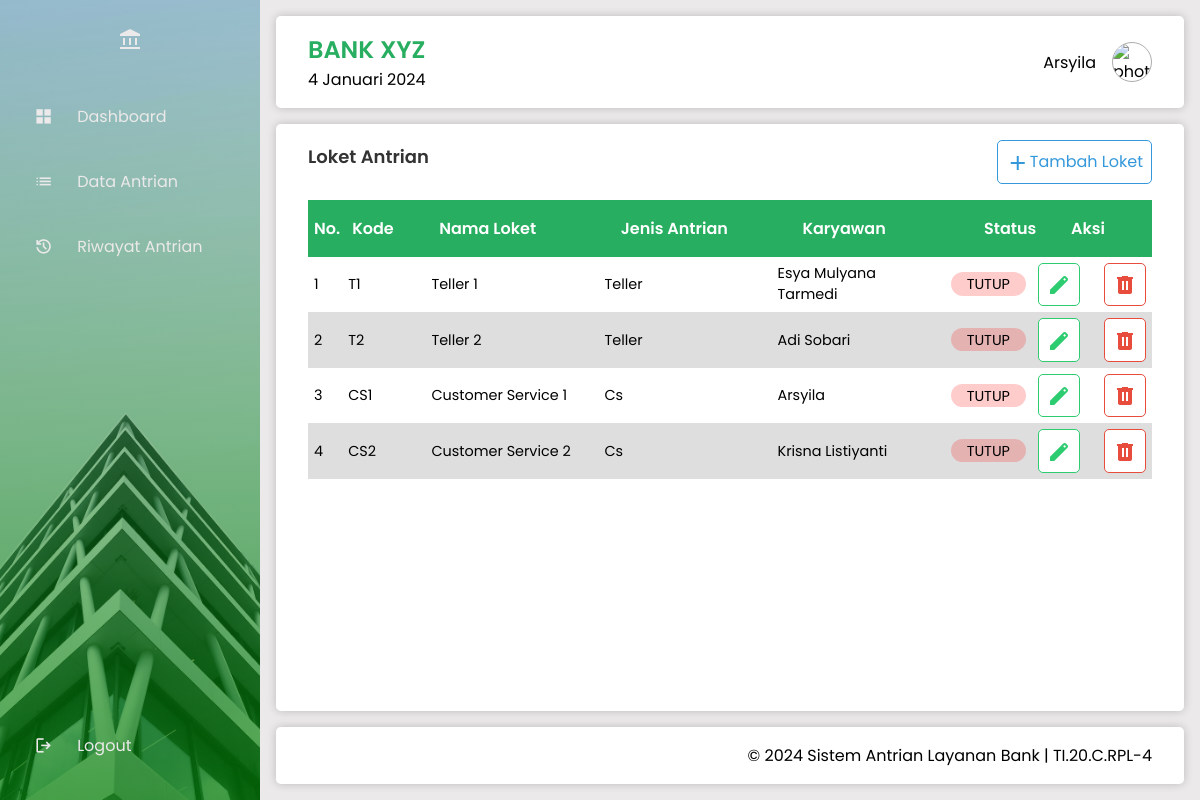
Screenshot of /loket_antrian/index.php (signed in) with the database file from the repository.
### tables this page shows
CREATE TABLE `loket` (
  `id_loket` int NOT NULL AUTO_INCREMENT,
  `kode_loket` varchar(20) NOT NULL,
  `nama_loket` varchar(60) NOT NULL,
  `status_loket` enum('aktif','tutup') NOT NULL DEFAULT 'tutup',
  `id_karyawan` int DEFAULT NULL,
  PRIMARY KEY (`id_loket`),
  KEY `id_karyawan` (`id_karyawan`),
  CONSTRAINT `loket_ibfk_1` FOREIGN KEY (`id_karyawan`) REFERENCES `karyawan` (`id_karyawan`)
);

CREATE TABLE `karyawan` (
  `id_karyawan` int NOT NULL AUTO_INCREMENT,
  `nik` varchar(16) NOT NULL,
  `nama` varchar(60) NOT NULL,
  `bagian` enum('teller','cs') NOT NULL,
  `no_hp` varchar(13) NOT NULL,
  `password` varchar(60) NOT NULL,
  `foto` varchar(120) NOT NULL,
  `role` varchar(8) NOT NULL DEFAULT 'karyawan',
  PRIMARY KEY (`id_karyawan`)
);

### _config.php (called while the page is built, shortened)
<?php
function getStatusClass($status_antrian) {
    switch (strtolower($status_antrian)) {
        case 'tutup':
            return 'status-batal';
    }
}
?>

### loket_antrian/index.php (the view)
<?php
include '../header.php';
?>
    <main>
        <section class="data-section">
            <div class="data-info">
                <h2 class="data-title">Loket Antrian</h2>
                <button class="btn" onclick="window.location.href='add.php'"><span class="material-symbols-outlined">add</span>Tambah Loket</button>
            </div>
            <div class="data-table">
                <table>
                    <thead>
                        <tr class="flex-row">
                            <th class="first-th">No.</th>
                            <th class="fix-th">Kode</th>
                            <th>Nama Loket</th>
                            <th>Jenis Antrian</th>
                            <th>Karyawan</th>
                            <th class="fix-th">Status</th>
                            <th class="last-th">Aksi</th>
                        </tr>
                    </thead>
                    <tbody>
                    <?php
                    $no = 1;
                    $result = mysqli_query($conn, "SELECT * FROM loket INNER JOIN karyawan ON loket.id_karyawan = karyawan.id_karyawan") or die(mysqli_error($conn));
                    if (mysqli_num_rows($result) > 0) {
                        while ($data = mysqli_fetch_assoc(($result))) { ?>
                        <tr class="flex-row">
                            <td class="first-th"><?= $no++ ?></td>
                            <td class="fix-td"><?= strtoupper($data['kode_loket']) ?></td>
                            <td><?= ucwords($data['nama_loket']) ?></td>
                            <td><?= ucwords($data['bagian']) ?></td>
                            <td><?= ucwords($data['nama']) ?></td>
                            <td class="fix-td">
                                <span class="<?= getStatusClass($data['status_loket']) ?>"><?= strtoupper($data['status_loket']) ?></span>
                            </td>
                            <td class="last-td">
                                <div class="btn-group">
                                    <a href="edit.php?id=<?= $data['id_loket'] ?>" class="success-btn"><span class="material-symbols-outlined">edit</span></a>
                                    <a href="del.php?id=<?= $data['id_loket'] ?>" onclick="return confirm('Yakin akan menghapus data?')" class="secondary-btn" role="button" aria-label="Hapus data"><span class="material-symbols-outlined">delete</span></a>
                                </div>
                            </td>
                        </tr>
                        <?php
                        }
                    } else {
                        echo "<tr><td colspan=\"8\" align=\"center\">Data tidak ditemukan.</td></tr>";
                    }
                    ?>
                    </tbody>
                </table>
            </div>
        </section>
    </main>
<?php
include '../footer.php';

### _assets/css/style.css (style rules this page uses)
* { margin: 0; padding: 0; border: 0; font-size: 100%; font: inherit; vertical-align: baseline; box-sizing: border-box; }
html { font-size: 16px; }
html, body, div, span, h1, h2, h3, h4, h5, h6, p, a, img, ul, ol, li, table, tr, th, td, form, input, button { margin: 0; padding: 0; border: 0; font: inherit; vertical-align: baseline; box-sizing: border-box; }
a { text-decoration: none; color: inherit; }
.fade-in { opacity: 1; transition: opacity 0.5s ease-in; }
:root { --primary-color: #2ecc71; --primary-color-2: rgba(0, 255, 21, 0.1); --secondary-color: #27ae60; --accent-color: #3498db; --background-color: #ebe9e9; --light-text-color: #ebe9e9; --text-color: #333; --link-color: #2980b9; --success-color: #16a085; --error-color: #e74c3c; --warning-color: #ff4500; }
.material-symbols-outlined { font-variation-settings: 'FILL' 1, 'wght' 400, 'GRAD' 0, 'opsz' 24 }
body { display: flex; width: 100vw; height: 100vh; font-family: "Poppins", sans-serif; font-size: 1rem; }
h2 { font-size: 1.1rem; font-weight: 600; }
header, main, footer { padding: 1rem 2rem; }
header, main, footer { background-color: #fff; border-radius: .3rem; box-shadow: 0 0 10px rgba(0, 0, 0, 0.2); }
.card-title, .data-title { font-size: 18px; color: #333; margin-bottom: 10px; }
.data-section, .form-section { display: flex; width: 100%; flex-direction: column; gap: 1rem; justify-content: space-between; }
.data-info, .form-info { display: flex; justify-content: space-between; align-items: center; }
.data-table { overflow: auto; width: 100%; max-height: 300px; }
table { width: 100%; border-collapse: collapse; }
tbody { font-size: .9rem; }
th, td { text-align: left; width: 100%; }
th { padding: 16px 6px; font-weight: 600; }
td { padding: 6px; text-align: left; }
.flex-row { display: flex; justify-content: space-between; align-items: center; }
.last-th, .fix-th, .last-td, .fix-td { width: 45%; }
.last-td .btn-group { display: flex; justify-content: space-between; }
.first-th, .first-td { width: 15%; }
tbody tr:nth-child(even) { background-color: #dedede; }
thead { background-color: var(--secondary-color); color: #fff; position: sticky; top: 0; z-index: 1; }
tbody { max-height: 300px; overflow-y: auto; }
.status-batal { background-color: rgba(255, 0, 0, 0.2); padding: .1rem 1rem; border-radius: 1rem; }
.data-table { scrollbar-width: thin; }
.btn, .btn:link, .btn:visited { display: inline-block; padding: 8px; font-size: 16px; text-align: center; text-decoration: none; cursor: pointer; border: 1px solid var(--accent-color); border-radius: 5px; color: var(--accent-color); background-color: #fff; transition: background-color 0.3s, color 0.3s; }
.secondary-btn, .secondary-btn:link, .secondary-btn:visited { display: inline-block; padding: 8px; font-size: 16px; text-align: center; text-decoration: none; cursor: pointer; border: 1px solid var(--error-color); border-radius: 5px; color: var(--error-color); background-color: #fff; transition: background-color 0.3s, color 0.3s; }
.success-btn, .success-btn:link, .success-btn:visited { display: inline-block; padding: 8px; font-size: 16px; text-align: center; text-decoration: none; cursor: pointer; border: 1px solid var(--primary-color); border-radius: 5px; color: var(--primary-color); background-color: #fff; transition: background-color 0.3s, color 0.3s; }
.material-symbols-outlined { font-size: 24px; vertical-align: middle; }
.btn-group { display: flex; gap: 1.5rem; }

### rows the page displays
loket: kode_loket "T1", nama_loket "Teller 1", id_karyawan.bagian "Teller", id_karyawan.nama "Esya Mulyana Tarmedi", status_loket "TUTUP"
loket: kode_loket "T2", nama_loket "Teller 2", id_karyawan.bagian "Teller", id_karyawan.nama "Adi Sobari", status_loket "TUTUP"
loket: kode_loket "CS1", nama_loket "Customer Service 1", id_karyawan.bagian "Cs", id_karyawan.nama "Arsyila", status_loket "TUTUP"
loket: kode_loket "CS2", nama_loket "Customer Service 2", id_karyawan.bagian "Cs", id_karyawan.nama "Krisna Listiyanti", status_loket "TUTUP"

### other values shown
tanggalIndonesia() "4 Januari 2024"
$_SESSION['user_nama'] "Arsyila"
